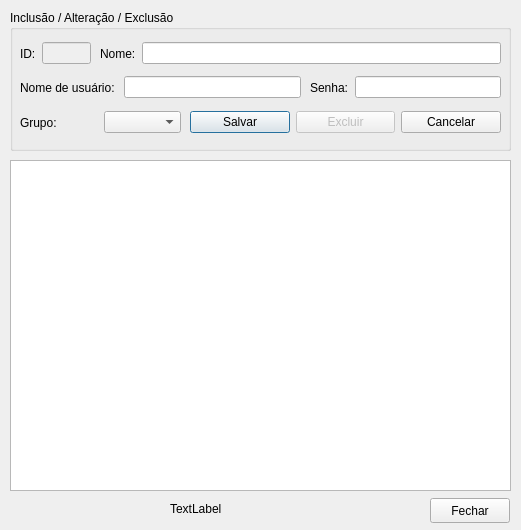
<?xml version="1.0" encoding="UTF-8"?>
<ui version="4.0">
 <class>fm_colaboradores</class>
 <widget class="QDialog" name="fm_colaboradores">
  <property name="geometry">
   <rect>
    <x>0</x>
    <y>0</y>
    <width>521</width>
    <height>530</height>
   </rect>
  </property>
  <property name="windowTitle">
   <string>Gestão de colaboradores</string>
  </property>
  <widget class="QGroupBox" name="groupBox">
   <property name="geometry">
    <rect>
     <x>10</x>
     <y>10</y>
     <width>501</width>
     <height>141</height>
    </rect>
   </property>
   <property name="title">
    <string>Inclusão / Alteração / Exclusão</string>
   </property>
   <widget class="QWidget" name="layoutWidget">
    <property name="geometry">
     <rect>
      <x>10</x>
      <y>64</y>
      <width>281</width>
      <height>27</height>
     </rect>
    </property>
    <layout class="QHBoxLayout" name="horizontalLayout_3">
     <item>
      <widget class="QLabel" name="label_3">
       <property name="text">
        <string>Nome de usuário: </string>
       </property>
      </widget>
     </item>
     <item>
      <widget class="QLineEdit" name="lineEdit_nome_de_usuario"/>
     </item>
    </layout>
   </widget>
   <widget class="QWidget" name="layoutWidget">
    <property name="geometry">
     <rect>
      <x>300</x>
      <y>64</y>
      <width>191</width>
      <height>27</height>
     </rect>
    </property>
    <layout class="QHBoxLayout" name="horizontalLayout_4">
     <item>
      <widget class="QLabel" name="label_4">
       <property name="text">
        <string>Senha:</string>
       </property>
      </widget>
     </item>
     <item>
      <widget class="QLineEdit" name="lineEdit_senha">
       <property name="echoMode">
        <enum>QLineEdit::Password</enum>
       </property>
      </widget>
     </item>
    </layout>
   </widget>
   <widget class="QWidget" name="layoutWidget">
    <property name="geometry">
     <rect>
      <x>10</x>
      <y>99</y>
      <width>161</width>
      <height>27</height>
     </rect>
    </property>
    <layout class="QHBoxLayout" name="horizontalLayout_5">
     <item>
      <widget class="QLabel" name="label_5">
       <property name="text">
        <string>Grupo:</string>
       </property>
      </widget>
     </item>
     <item>
      <widget class="QComboBox" name="comboBox_grupo"/>
     </item>
    </layout>
   </widget>
   <widget class="QWidget" name="layoutWidget">
    <property name="geometry">
     <rect>
      <x>10</x>
      <y>30</y>
      <width>71</width>
      <height>27</height>
     </rect>
    </property>
    <layout class="QHBoxLayout" name="horizontalLayout">
     <item>
      <widget class="QLabel" name="label">
       <property name="text">
        <string>ID:</string>
       </property>
      </widget>
     </item>
     <item>
      <widget class="QLineEdit" name="lineEdit_id">
       <property name="enabled">
        <bool>false</bool>
       </property>
      </widget>
     </item>
    </layout>
   </widget>
   <widget class="QWidget" name="layoutWidget">
    <property name="geometry">
     <rect>
      <x>90</x>
      <y>30</y>
      <width>401</width>
      <height>27</height>
     </rect>
    </property>
    <layout class="QHBoxLayout" name="horizontalLayout_2">
     <item>
      <widget class="QLabel" name="label_2">
       <property name="text">
        <string>Nome:</string>
       </property>
      </widget>
     </item>
     <item>
      <widget class="QLineEdit" name="lineEdit_nome"/>
     </item>
    </layout>
   </widget>
   <widget class="QWidget" name="layoutWidget">
    <property name="geometry">
     <rect>
      <x>180</x>
      <y>99</y>
      <width>311</width>
      <height>27</height>
     </rect>
    </property>
    <layout class="QHBoxLayout" name="horizontalLayout_6">
     <item>
      <widget class="QPushButton" name="pushButton_salvar">
       <property name="text">
        <string>Salvar</string>
       </property>
      </widget>
     </item>
     <item>
      <widget class="QPushButton" name="pushButton_excluir">
       <property name="enabled">
        <bool>false</bool>
       </property>
       <property name="text">
        <string>Excluir</string>
       </property>
      </widget>
     </item>
     <item>
      <widget class="QPushButton" name="pushButton_cancelar">
       <property name="text">
        <string>Cancelar</string>
       </property>
      </widget>
     </item>
    </layout>
   </widget>
  </widget>
  <widget class="QTableWidget" name="tableWidget_colaboradores">
   <property name="geometry">
    <rect>
     <x>10</x>
     <y>160</y>
     <width>501</width>
     <height>331</height>
    </rect>
   </property>
  </widget>
  <widget class="QPushButton" name="pushButton_fechar">
   <property name="geometry">
    <rect>
     <x>430</x>
     <y>498</y>
     <width>80</width>
     <height>25</height>
    </rect>
   </property>
   <property name="text">
    <string>Fechar</string>
   </property>
  </widget>
  <widget class="QLabel" name="label_numero_da_linha">
   <property name="geometry">
    <rect>
     <x>170</x>
     <y>500</y>
     <width>52</width>
     <height>17</height>
    </rect>
   </property>
   <property name="text">
    <string>TextLabel</string>
   </property>
  </widget>
 </widget>
 <tabstops>
  <tabstop>lineEdit_id</tabstop>
  <tabstop>lineEdit_nome</tabstop>
  <tabstop>lineEdit_nome_de_usuario</tabstop>
  <tabstop>lineEdit_senha</tabstop>
  <tabstop>comboBox_grupo</tabstop>
  <tabstop>pushButton_salvar</tabstop>
  <tabstop>pushButton_excluir</tabstop>
  <tabstop>pushButton_cancelar</tabstop>
  <tabstop>tableWidget_colaboradores</tabstop>
  <tabstop>pushButton_fechar</tabstop>
 </tabstops>
 <resources/>
 <connections/>
</ui>
